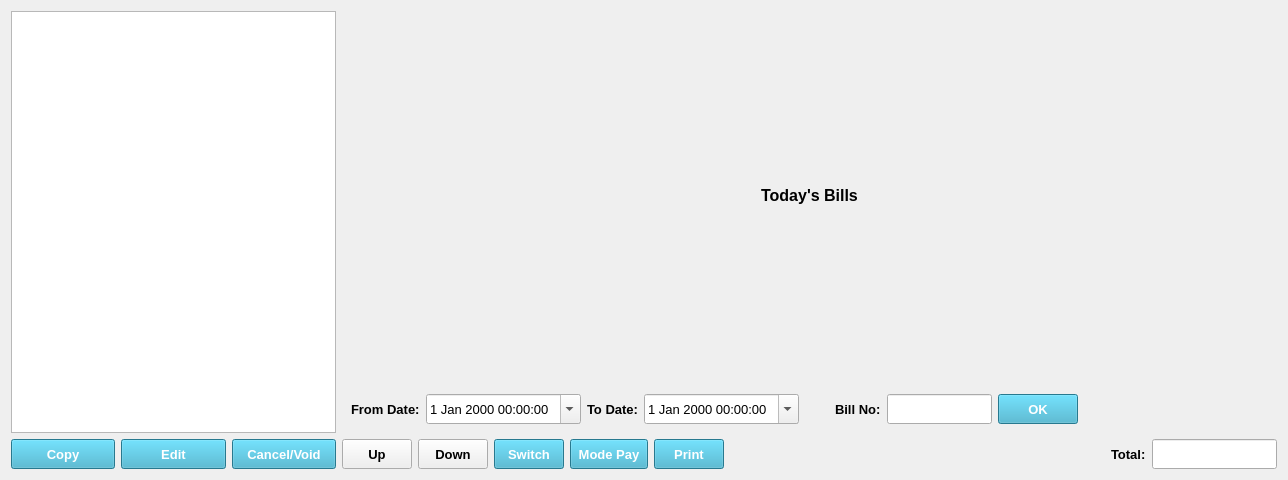
<?xml version="1.0" encoding="UTF-8"?>
<ui version="4.0">
 <class>TodaysBills</class>
 <widget class="QWidget" name="TodaysBills">
  <property name="geometry">
   <rect>
    <x>0</x>
    <y>0</y>
    <width>1288</width>
    <height>480</height>
   </rect>
  </property>
  <property name="windowTitle">
   <string>Form</string>
  </property>
  <layout class="QHBoxLayout" name="horizontalLayout_5" stretch="0,1">
   <item>
    <layout class="QVBoxLayout" name="verticalLayout_2">
     <item>
      <widget class="QTextEdit" name="textEdit">
       <property name="minimumSize">
        <size>
         <width>325</width>
         <height>0</height>
        </size>
       </property>
       <property name="maximumSize">
        <size>
         <width>325</width>
         <height>16777215</height>
        </size>
       </property>
       <property name="readOnly">
        <bool>true</bool>
       </property>
      </widget>
     </item>
     <item>
      <layout class="QHBoxLayout" name="horizontalLayout_2">
       <item>
        <widget class="QToolButton" name="copyButton">
         <property name="sizePolicy">
          <sizepolicy hsizetype="Expanding" vsizetype="Fixed">
           <horstretch>0</horstretch>
           <verstretch>0</verstretch>
          </sizepolicy>
         </property>
         <property name="minimumSize">
          <size>
           <width>0</width>
           <height>30</height>
          </size>
         </property>
         <property name="font">
          <font>
           <pointsize>10</pointsize>
           <weight>75</weight>
           <bold>true</bold>
          </font>
         </property>
         <property name="styleSheet">
          <string notr="true">background-color: rgb(55, 169, 200);
color: rgb(255, 255, 255);</string>
         </property>
         <property name="text">
          <string>Copy</string>
         </property>
        </widget>
       </item>
       <item>
        <widget class="QToolButton" name="editButton">
         <property name="sizePolicy">
          <sizepolicy hsizetype="Expanding" vsizetype="Fixed">
           <horstretch>0</horstretch>
           <verstretch>0</verstretch>
          </sizepolicy>
         </property>
         <property name="minimumSize">
          <size>
           <width>0</width>
           <height>30</height>
          </size>
         </property>
         <property name="font">
          <font>
           <pointsize>10</pointsize>
           <weight>75</weight>
           <bold>true</bold>
          </font>
         </property>
         <property name="styleSheet">
          <string notr="true">background-color: rgb(55, 169, 200);
color: rgb(255, 255, 255);</string>
         </property>
         <property name="text">
          <string>Edit</string>
         </property>
        </widget>
       </item>
       <item>
        <widget class="QToolButton" name="cancelButton">
         <property name="sizePolicy">
          <sizepolicy hsizetype="Expanding" vsizetype="Fixed">
           <horstretch>0</horstretch>
           <verstretch>0</verstretch>
          </sizepolicy>
         </property>
         <property name="minimumSize">
          <size>
           <width>0</width>
           <height>30</height>
          </size>
         </property>
         <property name="font">
          <font>
           <pointsize>10</pointsize>
           <weight>75</weight>
           <bold>true</bold>
          </font>
         </property>
         <property name="styleSheet">
          <string notr="true">background-color: rgb(55, 169, 200);
color: rgb(255, 255, 255);</string>
         </property>
         <property name="text">
          <string>Cancel/Void</string>
         </property>
        </widget>
       </item>
      </layout>
     </item>
    </layout>
   </item>
   <item>
    <layout class="QVBoxLayout" name="verticalLayout">
     <item>
      <widget class="QLabel" name="label">
       <property name="font">
        <font>
         <pointsize>12</pointsize>
         <weight>75</weight>
         <bold>true</bold>
        </font>
       </property>
       <property name="text">
        <string>Today's Bills</string>
       </property>
       <property name="alignment">
        <set>Qt::AlignCenter</set>
       </property>
      </widget>
     </item>
     <item>
      <layout class="QHBoxLayout" name="appBarLayout"/>
     </item>
     <item>
      <layout class="QHBoxLayout" name="horizontalLayout">
       <item>
        <widget class="QWidget" name="dateWidget" native="true">
         <layout class="QHBoxLayout" name="horizontalLayout_3">
          <item>
           <widget class="QLabel" name="fromDateLabel">
            <property name="font">
             <font>
              <pointsize>10</pointsize>
              <weight>75</weight>
              <bold>true</bold>
             </font>
            </property>
            <property name="text">
             <string>From Date:</string>
            </property>
           </widget>
          </item>
          <item>
           <widget class="QDateTimeEdit" name="fromDateDateTimeEdit">
            <property name="minimumSize">
             <size>
              <width>0</width>
              <height>30</height>
             </size>
            </property>
            <property name="font">
             <font>
              <pointsize>10</pointsize>
             </font>
            </property>
            <property name="calendarPopup">
             <bool>true</bool>
            </property>
           </widget>
          </item>
          <item>
           <widget class="QLabel" name="toDateLabel">
            <property name="font">
             <font>
              <pointsize>10</pointsize>
              <weight>75</weight>
              <bold>true</bold>
             </font>
            </property>
            <property name="text">
             <string>To Date:</string>
            </property>
           </widget>
          </item>
          <item>
           <widget class="QDateTimeEdit" name="toDateDateTimeEdit">
            <property name="minimumSize">
             <size>
              <width>0</width>
              <height>30</height>
             </size>
            </property>
            <property name="font">
             <font>
              <pointsize>10</pointsize>
             </font>
            </property>
            <property name="calendarPopup">
             <bool>true</bool>
            </property>
           </widget>
          </item>
          <item>
           <spacer name="horizontalSpacer_2">
            <property name="orientation">
             <enum>Qt::Horizontal</enum>
            </property>
            <property name="sizeHint" stdset="0">
             <size>
              <width>40</width>
              <height>20</height>
             </size>
            </property>
           </spacer>
          </item>
         </layout>
        </widget>
       </item>
       <item>
        <widget class="QLabel" name="voucherNoLabel">
         <property name="font">
          <font>
           <pointsize>10</pointsize>
           <weight>75</weight>
           <bold>true</bold>
          </font>
         </property>
         <property name="text">
          <string>Bill No:</string>
         </property>
        </widget>
       </item>
       <item>
        <widget class="QLineEdit" name="voucherNoLineEdit">
         <property name="minimumSize">
          <size>
           <width>0</width>
           <height>30</height>
          </size>
         </property>
         <property name="font">
          <font>
           <pointsize>10</pointsize>
          </font>
         </property>
        </widget>
       </item>
       <item>
        <widget class="QPushButton" name="OKButton">
         <property name="minimumSize">
          <size>
           <width>0</width>
           <height>30</height>
          </size>
         </property>
         <property name="font">
          <font>
           <pointsize>10</pointsize>
           <weight>75</weight>
           <bold>true</bold>
          </font>
         </property>
         <property name="styleSheet">
          <string notr="true">background-color: rgb(55, 169, 200);
color: rgb(255, 255, 255);</string>
         </property>
         <property name="text">
          <string>OK</string>
         </property>
        </widget>
       </item>
       <item>
        <spacer name="horizontalSpacer">
         <property name="orientation">
          <enum>Qt::Horizontal</enum>
         </property>
         <property name="sizeHint" stdset="0">
          <size>
           <width>218</width>
           <height>20</height>
          </size>
         </property>
        </spacer>
       </item>
      </layout>
     </item>
     <item>
      <layout class="QVBoxLayout" name="tableLayout"/>
     </item>
     <item>
      <layout class="QHBoxLayout" name="horizontalLayout_4" stretch="0,0,0,0,0,1,0,0">
       <item>
        <widget class="QToolButton" name="upButton">
         <property name="minimumSize">
          <size>
           <width>70</width>
           <height>30</height>
          </size>
         </property>
         <property name="font">
          <font>
           <pointsize>10</pointsize>
           <weight>75</weight>
           <bold>true</bold>
          </font>
         </property>
         <property name="text">
          <string>Up</string>
         </property>
        </widget>
       </item>
       <item>
        <widget class="QToolButton" name="downButton">
         <property name="minimumSize">
          <size>
           <width>70</width>
           <height>30</height>
          </size>
         </property>
         <property name="font">
          <font>
           <pointsize>10</pointsize>
           <weight>75</weight>
           <bold>true</bold>
          </font>
         </property>
         <property name="text">
          <string>Down</string>
         </property>
        </widget>
       </item>
       <item>
        <widget class="QToolButton" name="switchButton">
         <property name="minimumSize">
          <size>
           <width>70</width>
           <height>30</height>
          </size>
         </property>
         <property name="font">
          <font>
           <pointsize>10</pointsize>
           <weight>75</weight>
           <bold>true</bold>
          </font>
         </property>
         <property name="styleSheet">
          <string notr="true">background-color: rgb(55, 169, 200);
color: rgb(255, 255, 255);</string>
         </property>
         <property name="text">
          <string>Switch</string>
         </property>
        </widget>
       </item>
       <item>
        <widget class="QToolButton" name="switchModeofPay">
         <property name="minimumSize">
          <size>
           <width>70</width>
           <height>30</height>
          </size>
         </property>
         <property name="font">
          <font>
           <pointsize>10</pointsize>
           <weight>75</weight>
           <bold>true</bold>
          </font>
         </property>
         <property name="styleSheet">
          <string notr="true">background-color: rgb(55, 169, 200);
border-left-color: rgb(255, 255, 255);
border-right-color: rgb(255, 255, 255);
border-top-color: rgb(255, 255, 255);
border-bottom-color: rgb(255, 255, 255);
color: rgb(255, 255, 255);</string>
         </property>
         <property name="text">
          <string>Mode Pay</string>
         </property>
        </widget>
       </item>
       <item>
        <widget class="QToolButton" name="printButton">
         <property name="minimumSize">
          <size>
           <width>70</width>
           <height>30</height>
          </size>
         </property>
         <property name="font">
          <font>
           <pointsize>10</pointsize>
           <weight>75</weight>
           <bold>true</bold>
          </font>
         </property>
         <property name="styleSheet">
          <string notr="true">background-color: rgb(55, 169, 200);
color: rgb(255, 255, 255);</string>
         </property>
         <property name="text">
          <string>Print</string>
         </property>
        </widget>
       </item>
       <item>
        <spacer name="horizontalSpacer_3">
         <property name="orientation">
          <enum>Qt::Horizontal</enum>
         </property>
         <property name="sizeHint" stdset="0">
          <size>
           <width>40</width>
           <height>20</height>
          </size>
         </property>
        </spacer>
       </item>
       <item>
        <widget class="QLabel" name="totalLabel">
         <property name="font">
          <font>
           <pointsize>10</pointsize>
           <weight>75</weight>
           <bold>true</bold>
          </font>
         </property>
         <property name="text">
          <string>Total:</string>
         </property>
        </widget>
       </item>
       <item>
        <widget class="QLineEdit" name="totalLineEdit">
         <property name="minimumSize">
          <size>
           <width>0</width>
           <height>30</height>
          </size>
         </property>
         <property name="font">
          <font>
           <pointsize>10</pointsize>
          </font>
         </property>
        </widget>
       </item>
      </layout>
     </item>
    </layout>
   </item>
  </layout>
 </widget>
 <resources/>
 <connections/>
</ui>
